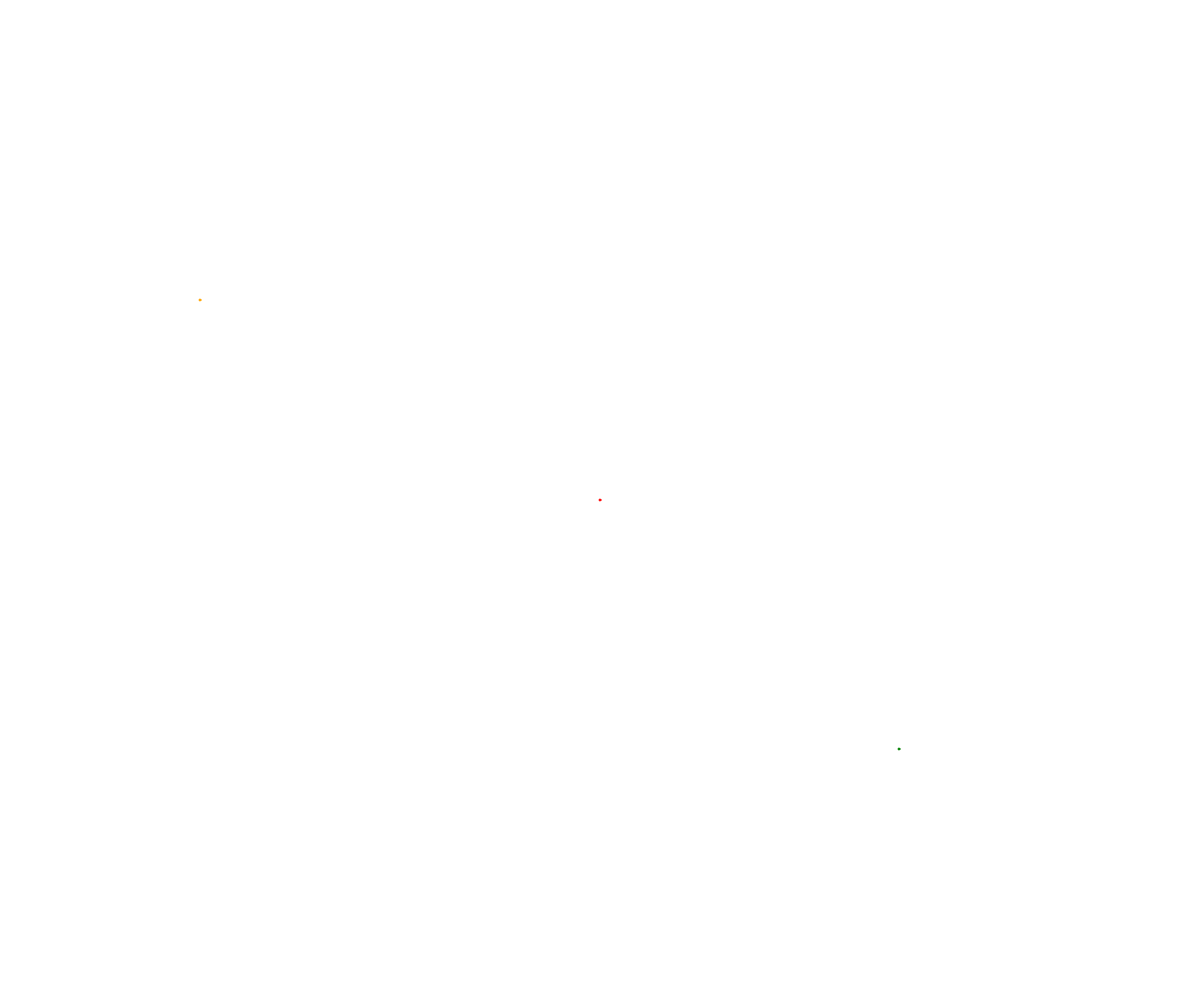
Frame 1 (no input)
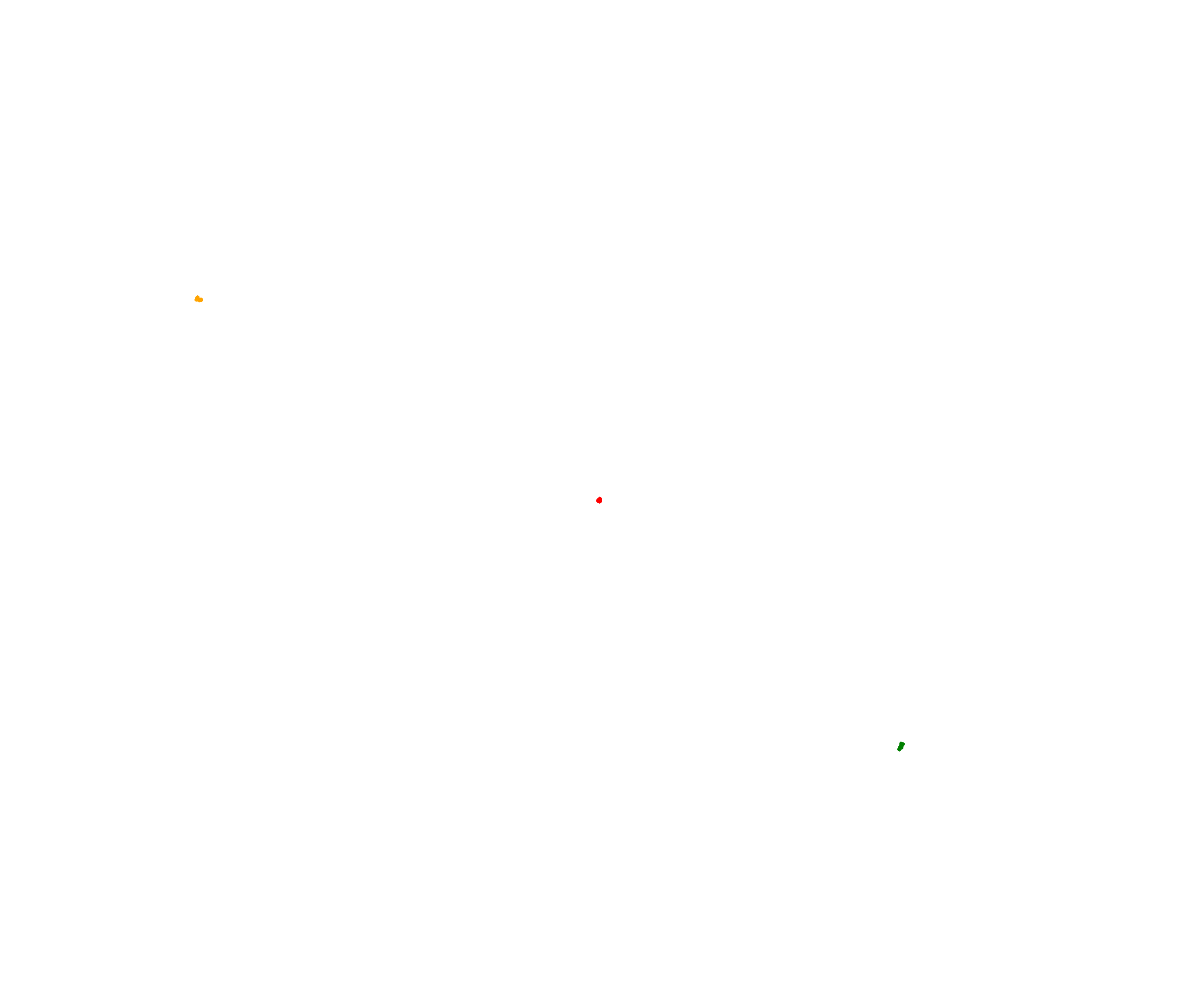
Frame 60 (no input)
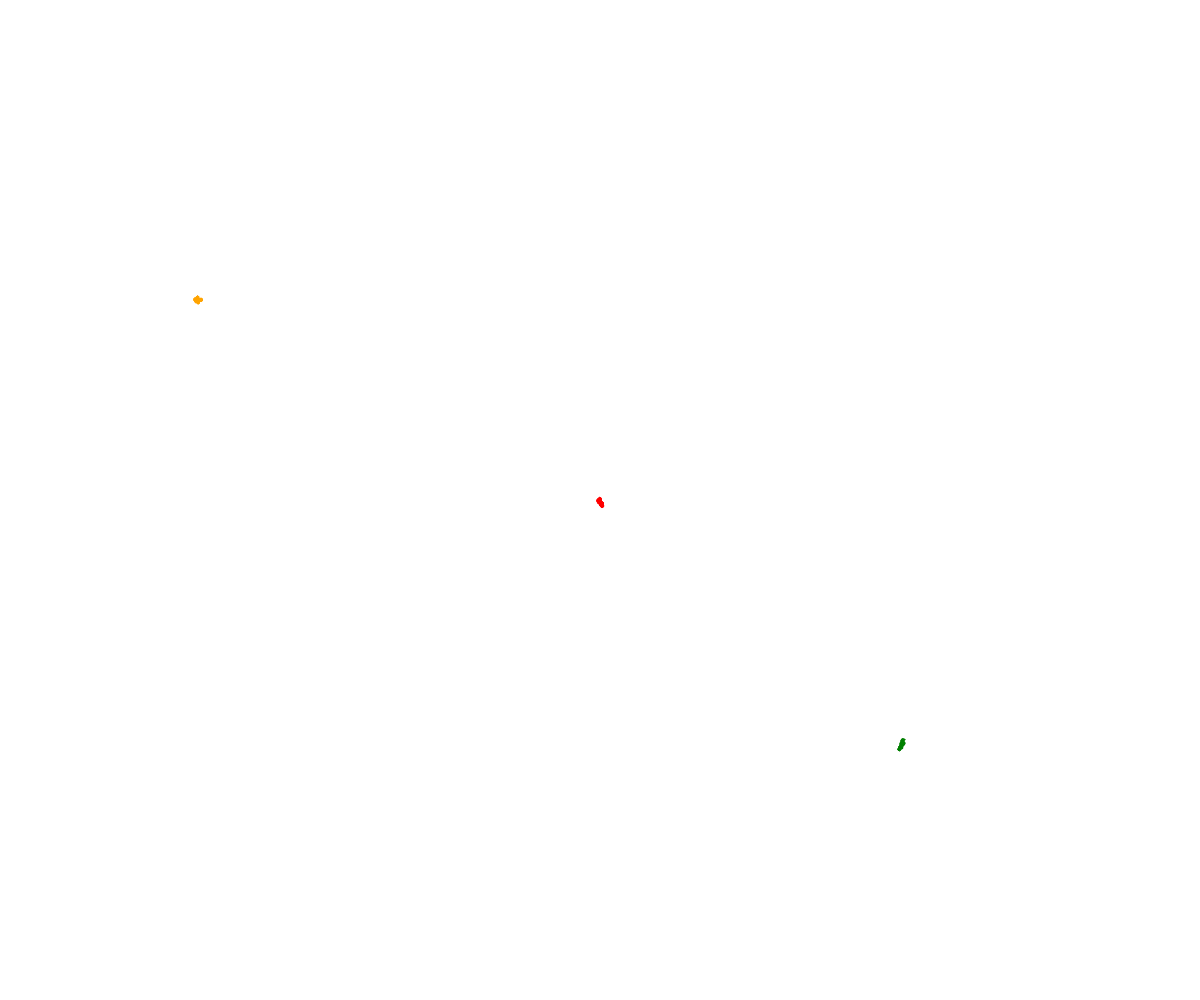
Frame 120 (the mouse pressed at the canvas centre since frame 60)

The p5.js sketch that drew these frames (run headless with seeded random() and noise() and a simulated clock; from frame 60 on, the mouse is pressed at the canvas centre):

// p5.js sketch
// ── sketch.js
// Project Title
// Your Name
// Date
//
// Extra for Experts:
// - describe what you did to take this project "above and beyond"

class Walker {
  constructor(x,y, diameter, speed, color) {
    this.x = x;
    this.y = y;
    this.diameter = diameter;
    this.color = color;
    this.speed = speed;
  }
  
  display() {
    stroke(this.color);
    fill(this.color);
    circle(this.x, this.y, this.diameter);
  }
  move() {
    let choice = random(100);
    this.speed = random(-1,1);
    
    if (choice < 25) {
      this.y -= this.speed;
    }
    else if(choice < 50) {
      this.y -= this.speed;
    }
    else if(choice < 75) {
      this.x -= this.speed;
    }
    else {
      this.x -= this.speed;
    }
  }
}

let walker, kathrine, greenWalker;

function setup() {
  createCanvas(windowWidth, windowHeight);
  walker = new Walker(width / 2, height / 2, 2, random(-5, 5), "red");
  kathrine = new Walker(200, 300, 2, random(5, -5), "orange");
  greenWalker = new Walker(width / 2 + width / 4 - 2 / 2, height / 2 + height / 4 - 2 / 2, 2, random(5,-5), "green");
}

function draw() {
  walker.display();
  walker.move();
  kathrine.display();
  kathrine.move();
  greenWalker.display();
  greenWalker.move();
}
